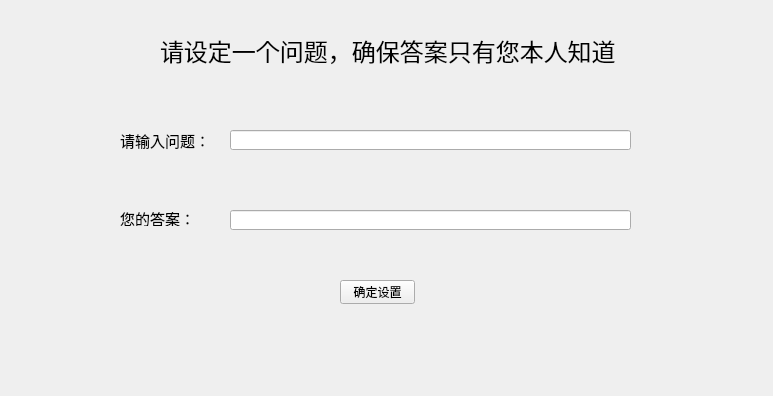
<?xml version="1.0" encoding="UTF-8"?>
<ui version="4.0">
 <class>set_question</class>
 <widget class="QWidget" name="set_question">
  <property name="geometry">
   <rect>
    <x>0</x>
    <y>0</y>
    <width>773</width>
    <height>396</height>
   </rect>
  </property>
  <property name="windowTitle">
   <string>Form</string>
  </property>
  <widget class="QLabel" name="label">
   <property name="geometry">
    <rect>
     <x>160</x>
     <y>30</y>
     <width>481</width>
     <height>41</height>
    </rect>
   </property>
   <property name="font">
    <font>
     <family>微软雅黑</family>
     <pointsize>18</pointsize>
    </font>
   </property>
   <property name="text">
    <string>请设定一个问题，确保答案只有您本人知道</string>
   </property>
  </widget>
  <widget class="QLabel" name="label_2">
   <property name="geometry">
    <rect>
     <x>120</x>
     <y>130</y>
     <width>91</width>
     <height>21</height>
    </rect>
   </property>
   <property name="font">
    <font>
     <pointsize>11</pointsize>
    </font>
   </property>
   <property name="text">
    <string>请输入问题：</string>
   </property>
  </widget>
  <widget class="QLineEdit" name="question_edit">
   <property name="geometry">
    <rect>
     <x>230</x>
     <y>130</y>
     <width>401</width>
     <height>20</height>
    </rect>
   </property>
  </widget>
  <widget class="QLabel" name="label_3">
   <property name="geometry">
    <rect>
     <x>120</x>
     <y>210</y>
     <width>71</width>
     <height>16</height>
    </rect>
   </property>
   <property name="font">
    <font>
     <family>微软雅黑</family>
     <pointsize>11</pointsize>
    </font>
   </property>
   <property name="text">
    <string>您的答案：</string>
   </property>
  </widget>
  <widget class="QLineEdit" name="answer_edit">
   <property name="geometry">
    <rect>
     <x>230</x>
     <y>210</y>
     <width>401</width>
     <height>20</height>
    </rect>
   </property>
  </widget>
  <widget class="QPushButton" name="confirm_answer_button">
   <property name="geometry">
    <rect>
     <x>340</x>
     <y>280</y>
     <width>75</width>
     <height>24</height>
    </rect>
   </property>
   <property name="text">
    <string>确定设置</string>
   </property>
  </widget>
 </widget>
 <resources/>
 <connections/>
</ui>
